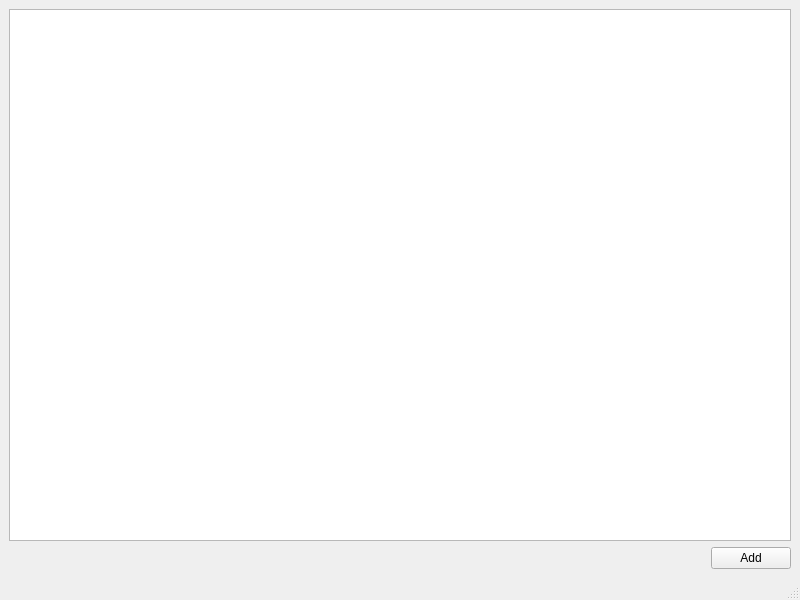
<?xml version="1.0" encoding="UTF-8"?>
<ui version="4.0">
 <class>MainWindow</class>
 <widget class="QMainWindow" name="MainWindow">
  <property name="geometry">
   <rect>
    <x>0</x>
    <y>0</y>
    <width>800</width>
    <height>600</height>
   </rect>
  </property>
  <property name="windowTitle">
   <string>MainWindow</string>
  </property>
  <widget class="QWidget" name="centralwidget">
   <layout class="QVBoxLayout" name="verticalLayout">
    <item>
     <widget class="QTableWidget" name="tableWidget"/>
    </item>
    <item>
     <layout class="QHBoxLayout" name="horizontalLayout">
      <item>
       <spacer name="horizontalSpacer">
        <property name="orientation">
         <enum>Qt::Horizontal</enum>
        </property>
        <property name="sizeHint" stdset="0">
         <size>
          <width>40</width>
          <height>20</height>
         </size>
        </property>
       </spacer>
      </item>
      <item>
       <widget class="QPushButton" name="AddButton">
        <property name="text">
         <string>Add</string>
        </property>
       </widget>
      </item>
     </layout>
    </item>
   </layout>
  </widget>
  <widget class="QMenuBar" name="menubar">
   <property name="geometry">
    <rect>
     <x>0</x>
     <y>0</y>
     <width>800</width>
     <height>21</height>
    </rect>
   </property>
  </widget>
  <widget class="QStatusBar" name="statusbar"/>
 </widget>
 <resources/>
 <connections/>
</ui>
